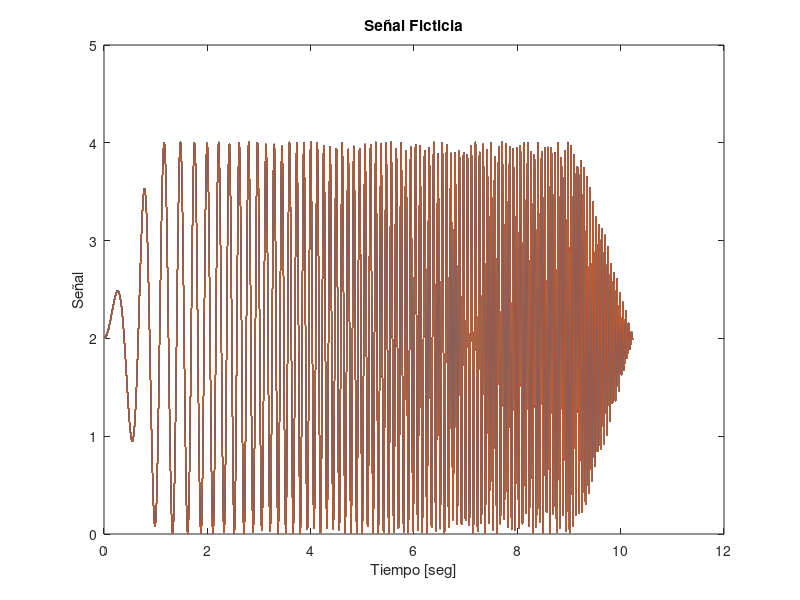
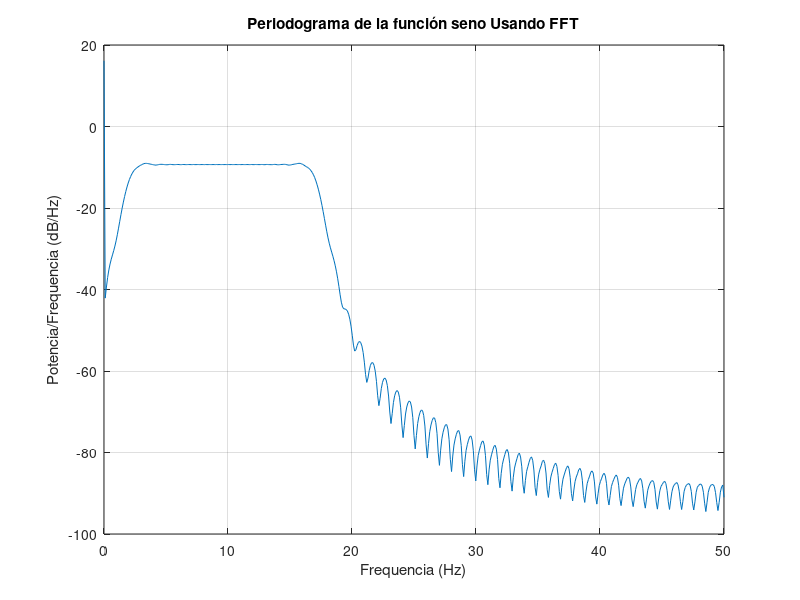

MATLAB code to generate these figures, in order:
%% Calculo de Periodograma para estimacion de Densidad Espectral de Potencia
close all
clear all
clc
%parametros del experimento
%Período de muestreo en segundos
Dt = 0.01;
% Frecuencia de muestreo en Hz
Fs = 1/Dt;
% Numero de muestras potencia de 2
Ns = 2^10;
% Tiempo inicial y final
T0 = 0;
Tf = Ns*Dt;

% Para demostracion utilizo una señal ficticia con ruido agregado
rng default
% Arreglo de tiempos
t = 0:Dt:(Ns-1)*Dt;
% Importo la funcion
% data = load('Seno_1024_001.txt');
data = load('Chirp.txt');
% data = load('RndSteps_1024_001.txt');

x = data(:,2);
% Arreglo de funcion
ruido = 0.01;

% x = 10* cos(2*pi*10*t) + 20 * cos(2*pi*20*t)
xr = x + ruido * rand(size(t));

%% Calculo del periodograma
% Los alumnos deben entender y poder explicar los calculos que se realizan aquí
N = length(x);
xdft = fft(x); % Calculo la Transformada de Fourier
xdft = xdft(1:N/2+1); % Me quedo con la primera mitad de los datos mas 1 
                      % porque la T. de Fourier esta espejada respecto a la
                      % mitad del espectro.
psdx = (1/(Fs*N)) * abs(xdft).^2; % Calcula la potencia espectral, 1/Fs=Dt,
                                  
psdx(2:end-1) = 2*psdx(2:end-1); % Como se toma la mitad del dominio, se
                      % multiplica por 2 para conservar la energia total
freq = 0:Fs/length(x):Fs/2; % Vector de frecuencias desde 0 hasta la Frec de
                      % Nyquist. La frecuencia mas chica es Fs/N.

%graficamos la señal y el periodograma
% plot(t,x,'*-');
% hold on
plot(t, xr);
title('Señal Ficticia')
xlabel('Tiempo [seg]')
ylabel('Señal')
figure
plot(freq,10*log10(psdx))
grid on
title('Periodograma de la función seno Usando FFT')
xlabel('Frequencia (Hz)')
ylabel('Potencia/Frequencia (dB/Hz)')